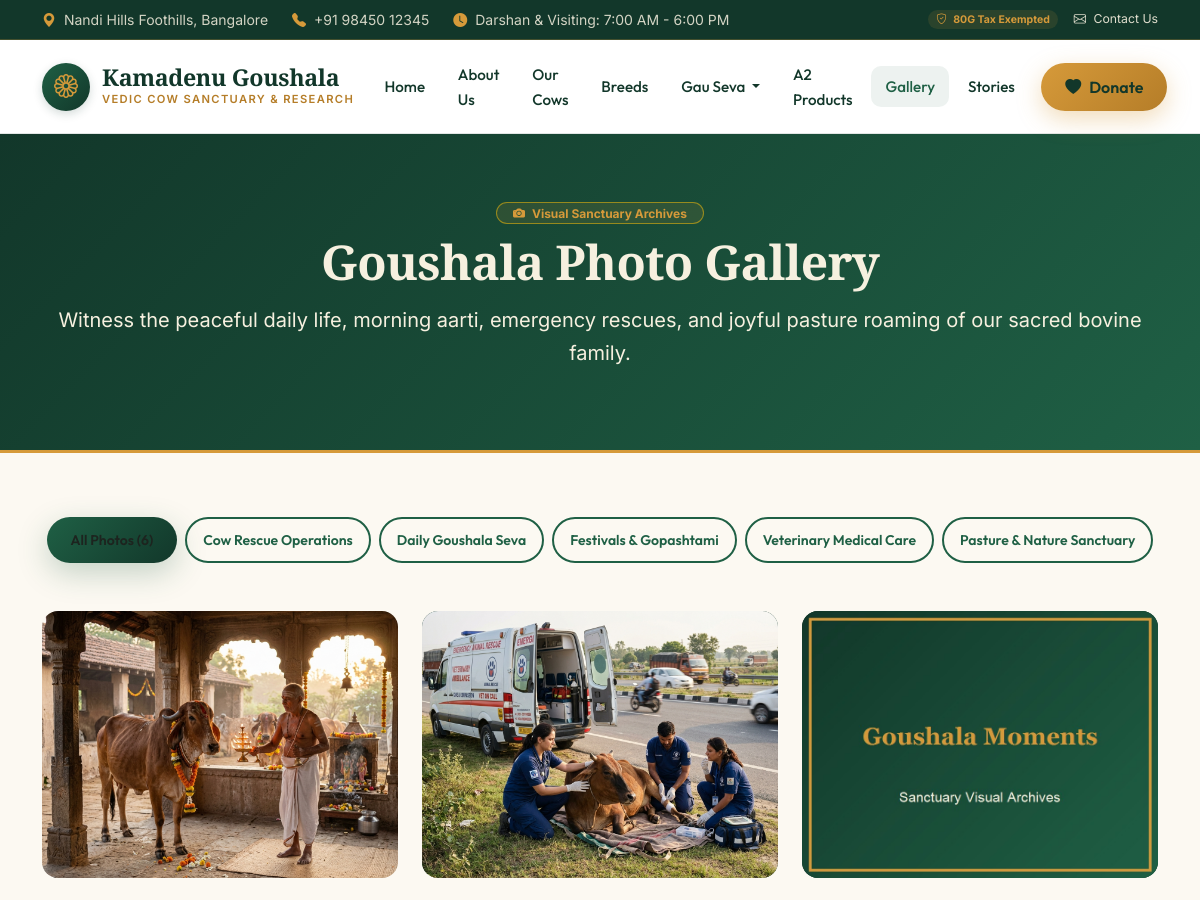
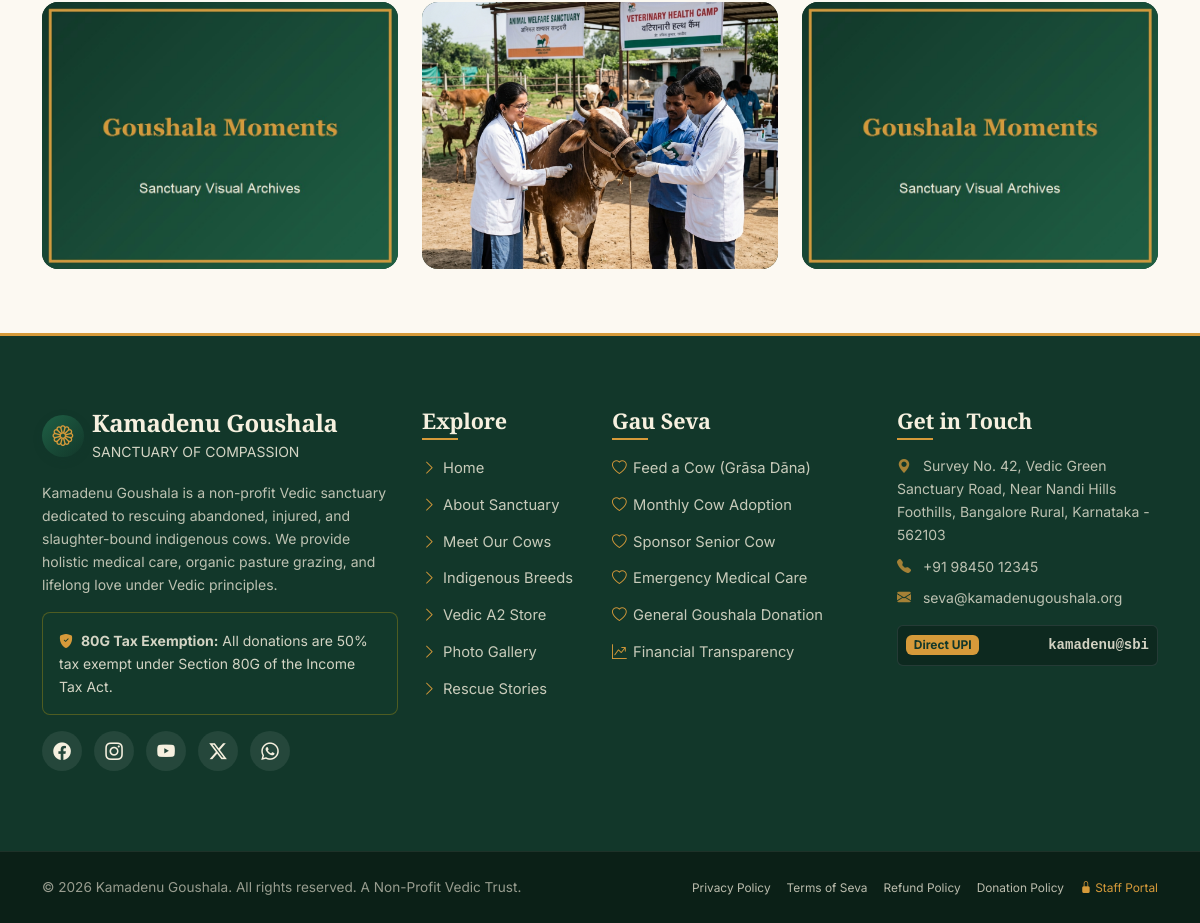
/gallery.php, run on the app's committed database (2 pictures, top to bottom).
### tables this page shows
CREATE TABLE `gallery_categories` (
  `id` INT UNSIGNED AUTO_INCREMENT PRIMARY KEY,
  `name` VARCHAR(100) NOT NULL UNIQUE,
  `slug` VARCHAR(100) NOT NULL UNIQUE,
  `created_at` TIMESTAMP DEFAULT CURRENT_TIMESTAMP
);

CREATE TABLE `gallery` (
  `id` INT UNSIGNED AUTO_INCREMENT PRIMARY KEY,
  `category_id` INT UNSIGNED NOT NULL,
  `title` VARCHAR(150) NOT NULL,
  `image_path` VARCHAR(255) NOT NULL,
  `caption` TEXT DEFAULT NULL,
  `display_order` INT DEFAULT 0,
  `is_featured` TINYINT(1) DEFAULT 0,
  `created_at` TIMESTAMP DEFAULT CURRENT_TIMESTAMP,
  FOREIGN KEY (`category_id`) REFERENCES `gallery_categories` (`id`) ON UPDATE CASCADE
);

### classes/Database.php (called while the page is built, shortened)
<?php
class Database {
    private static ?PDO $pdo = null;
    public static function getConnection(): PDO {
        if (self::$pdo === null) {
            self::$pdo = get_db_connection();
        }
        return self::$pdo;
    }
    public static function fetchAll(string $sql, array $params = []): array {
        $stmt = self::getConnection()->prepare($sql);
        $stmt->execute($params);
        return $stmt->fetchAll(PDO::FETCH_ASSOC);
    }
}

### config/app.php (called while the page is built, shortened)
<?php
require_once KAMADENU_ROOT . '/config/database.php';
spl_autoload_register(function ($class) {
    $classFile = KAMADENU_ROOT . '/classes/' . str_replace('\\', '/', $class) . '.php';
    if (file_exists($classFile)) {
        return;
    }
});
require_once KAMADENU_ROOT . '/includes/functions.php';

### config/database.php (called while the page is built, shortened)
<?php
function get_db_connection(): PDO {
    static $pdo = null;
    if ($pdo === null) {
        $dsn = sprintf(
            'mysql:host=%s;port=%s;dbname=%s;charset=%s',
            DB_HOST,
            DB_PORT,
            DB_NAME,
            DB_CHARSET
        );
        $options = [
            PDO::ATTR_ERRMODE            => PDO::ERRMODE_EXCEPTION,
            PDO::ATTR_DEFAULT_FETCH_MODE => PDO::FETCH_ASSOC,
            PDO::ATTR_EMULATE_PREPARES   => false,
            PDO::MYSQL_ATTR_INIT_COMMAND => "SET NAMES utf8mb4 COLLATE utf8mb4_unicode_ci, time_zone = '+05:30'"
        ];
        try {
            $pdo = new PDO($dsn, DB_USER, DB_PASS, $options);
        } catch (PDOException $e) {
            error_log('Database Connection Error: ' . $e->getMessage());
            throw new RuntimeException('Unable to establish database connection. Please ensure MySQL service is running.');
        }
    }
    return $pdo;
}

### includes/functions.php (called while the page is built, shortened)
<?php
function e(?string $value): string {
    return htmlspecialchars($value ?? '', ENT_QUOTES | ENT_SUBSTITUTE, 'UTF-8');
}

### gallery.php (the view, shortened to what this page needs)
<?php
require_once __DIR__ . '/includes/header.php';
$categories = Database::fetchAll("SELECT * FROM gallery_categories ORDER BY id ASC");
$galleryItems = Database::fetchAll("
    SELECT g.*, gc.name AS category_name, gc.slug AS category_slug
    FROM gallery g
    JOIN gallery_categories gc ON g.category_id = gc.id
    ORDER BY g.display_order ASC, g.id DESC
");
?>
<section class="page-hero">
    <div class="container text-center">
        <span class="badge bg-gold-subtle text-gold px-3 py-1 rounded-pill mb-2 border border-warning border-opacity-50">
            <i class="bi bi-camera-fill me-1"></i> Visual Sanctuary Archives
        </span>
        <h1 class="page-hero-title">Goushala Photo Gallery</h1>
        <p class="fs-5 text-cream opacity-90 mx-auto max-w-700">
            Witness the peaceful daily life, morning aarti, emergency rescues, and joyful pasture roaming of our sacred bovine family.
        </p>
    </div>
</section>
<section class="py-5 bg-cream-soft">
    <div class="container py-3">
        <div class="d-flex flex-wrap justify-content-center gap-2 mb-5">
            <button class="btn btn-forest btn-sm rounded-pill px-4 active" data-gallery-filter="all">
                All Photos (<?= count($galleryItems); ?>)
            </button>
            <?php foreach ($categories as $cat): ?>
                <button class="btn btn-outline-forest btn-sm rounded-pill px-3" data-gallery-filter="<?= e($cat['slug']); ?>">
                    <?= e($cat['name']); ?>
                </button>
            <?php endforeach; ?>
        </div>
        <div class="row g-4" id="galleryGridContainer">
            <?php foreach ($galleryItems as $index => $item):
                $photoImgUrl = !empty($item['image_path'])
                    ? (str_starts_with($item['image_path'], 'assets/') ? BASE_URL . '/' . ltrim($item['image_path'], '/') : image_url($item['image_path'], 'gallery', 'placeholder-gallery.jpg'))
                    : BASE_URL . '/assets/images/placeholder-gallery.jpg';
            ?>
            <div class="col-sm-6 col-lg-4 gallery-card-col">
                <div class="gallery-item cursor-pointer" onclick="openLightbox(<?= $index; ?>)">
                    <img src="<?= e($photoImgUrl); ?>" alt="<?= e($item['title']); ?>" class="w-100 h-100 object-fit-cover d-block" onerror="this.onerror=null;this.src='<?= BASE_URL; ?>/assets/images/placeholder-gallery.jpg';">
                </div>
            </div>
            <?php endforeach; ?>
        </div>
    </div>
</section>
<?php require_once __DIR__ . '/includes/footer.php'; ?>

### assets/css/style.css (style rules this page uses)
:root { --color-forest-dark: #12372A; --color-forest: #1F6045; --color-forest-light: #2A7E5B; --color-gold: #D69A3A; --color-gold-light: #F3C474; --color-gold-dark: #B57D28; --color-cream: #F6F0DF; --color-cream-soft: #FCF9F2; --color-earth: #8B5E3C; --color-earth-light: #B48460; --color-charcoal: #1D241F; --color-muted: #5C6760; --color-white: #FFFFFF; --color-border: rgba(18, 55, 42, 0.12); --color-border-gold: rgba(214, 154, 58, 0.35); --font-serif: 'Playfair Display', Georgia, serif; --font-sans: 'Inter', -apple-system, BlinkMacSystemFont, 'Segoe UI', Roboto, sans-serif; --font-heading: 'Outfit', 'Poppins', sans-serif; --shadow-xs: 0 2px 6px rgba(18, 55, 42, 0.05); --shadow-sm: 0 4px 14px rgba(18, 55, 42, 0.07); --shadow-md: 0 8px 24px rgba(18, 55, 42, 0.10); --shadow-lg: 0 16px 38px rgba(18, 55, 42, 0.14); --shadow-gold: 0 8px 25px rgba(214, 154, 58, 0.35); --shadow-forest: 0 10px 30px rgba(31, 96, 69, 0.25); --radius-xs: 6px; --radius-sm: 10px; --radius-md: 16px; --radius-lg: 24px; --radius-xl: 32px; --radius-pill: 9999px; --transition-fast: 0.2s cubic-bezier(0.4, 0, 0.2, 1); --transition-base: 0.35s cubic-bezier(0.4, 0, 0.2, 1); --transition-smooth: 0.5s cubic-bezier(0.16, 1, 0.3, 1); }
*, *::before, *::after { box-sizing: border-box; }
html { scroll-behavior: smooth; font-size: 16px; }
body { font-family: var(--font-sans); color: var(--color-charcoal); background-color: var(--color-cream-soft); line-height: 1.65; overflow-x: hidden; -webkit-font-smoothing: antialiased; -moz-osx-font-smoothing: grayscale; }
h1, h2, h3, h4, .font-serif { font-family: var(--font-serif); color: var(--color-forest-dark); font-weight: 700; letter-spacing: -0.015em; line-height: 1.25; }
img { max-width: 100%; height: auto; }
.bg-cream-soft { background-color: var(--color-cream-soft) !important; }
.bg-gold-subtle { background-color: rgba(214, 154, 58, 0.12) !important; }
.text-gold { color: var(--color-gold) !important; }
.text-cream { color: var(--color-cream) !important; }
.btn-forest { background: linear-gradient(135deg, var(--color-forest), var(--color-forest-dark)); color: var(--color-white); font-weight: 600; font-family: var(--font-heading); border: none; box-shadow: var(--shadow-forest); padding: 0.75rem 1.75rem; border-radius: var(--radius-pill); transition: all var(--transition-base); display: inline-flex; align-items: center; justify-content: center; gap: 0.5rem; }
.btn-outline-forest { border: 2px solid var(--color-forest); color: var(--color-forest); font-weight: 600; font-family: var(--font-heading); padding: 0.65rem 1.65rem; border-radius: var(--radius-pill); background: transparent; transition: all var(--transition-base); display: inline-flex; align-items: center; justify-content: center; gap: 0.5rem; }
.gallery-item { position: relative; border-radius: var(--radius-md); overflow: hidden; aspect-ratio: 4 / 3; background: var(--color-forest-dark); }
.page-hero { background: linear-gradient(135deg, var(--color-forest-dark), var(--color-forest)); color: var(--color-white); padding: 4rem 0; border-bottom: 3px solid var(--color-gold); }
.page-hero-title { font-size: 3rem; color: var(--color-cream); margin-bottom: 0.75rem; }

### data on the page
gallery_categories: name "Cow Rescue Operations"
gallery_categories: name "Daily Goushala Seva"
gallery_categories: name "Festivals & Gopashtami"
gallery_categories: name "Veterinary Medical Care"
gallery_categories: name "Pasture & Nature Sanctuary"
gallery: image_path (picture)
gallery: image_path (picture)
gallery: image_path (picture)

### other printed values
get_setting('site_phone', '+91 98450 12345') "+91 98450 12345"
get_setting('site_name', 'Kamadenu Goushala') "Kamadenu Goushala"
count($galleryItems) "6"
get_setting('site_email', 'seva@kamadenugoushala.org') "seva@kamadenugoushala.org"
get_setting('upi_id', 'kamadenu@sbi') "kamadenu@sbi"
